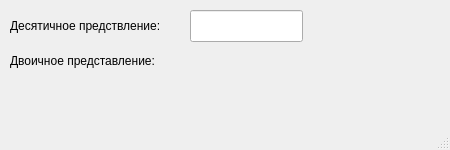
<?xml version="1.0" encoding="UTF-8"?>
<ui version="4.0">
 <class>MainWindow</class>
 <widget class="QMainWindow" name="MainWindow">
  <property name="geometry">
   <rect>
    <x>0</x>
    <y>0</y>
    <width>450</width>
    <height>150</height>
   </rect>
  </property>
  <property name="minimumSize">
   <size>
    <width>450</width>
    <height>150</height>
   </size>
  </property>
  <property name="maximumSize">
   <size>
    <width>450</width>
    <height>150</height>
   </size>
  </property>
  <property name="windowTitle">
   <string>MainWindow</string>
  </property>
  <widget class="QWidget" name="centralwidget">
   <widget class="QLineEdit" name="lineEdit">
    <property name="geometry">
     <rect>
      <x>190</x>
      <y>10</y>
      <width>113</width>
      <height>32</height>
     </rect>
    </property>
   </widget>
   <widget class="QLabel" name="label">
    <property name="geometry">
     <rect>
      <x>10</x>
      <y>50</y>
      <width>171</width>
      <height>21</height>
     </rect>
    </property>
    <property name="text">
     <string>Двоичное представление:</string>
    </property>
   </widget>
   <widget class="QLabel" name="binary">
    <property name="geometry">
     <rect>
      <x>190</x>
      <y>50</y>
      <width>231</width>
      <height>21</height>
     </rect>
    </property>
    <property name="text">
     <string/>
    </property>
   </widget>
   <widget class="QLabel" name="label_2">
    <property name="geometry">
     <rect>
      <x>10</x>
      <y>10</y>
      <width>171</width>
      <height>31</height>
     </rect>
    </property>
    <property name="text">
     <string>Десятичное предствление:</string>
    </property>
   </widget>
  </widget>
  <widget class="QMenuBar" name="menubar">
   <property name="geometry">
    <rect>
     <x>0</x>
     <y>0</y>
     <width>450</width>
     <height>30</height>
    </rect>
   </property>
  </widget>
  <widget class="QStatusBar" name="statusbar"/>
 </widget>
 <resources/>
 <connections/>
</ui>
